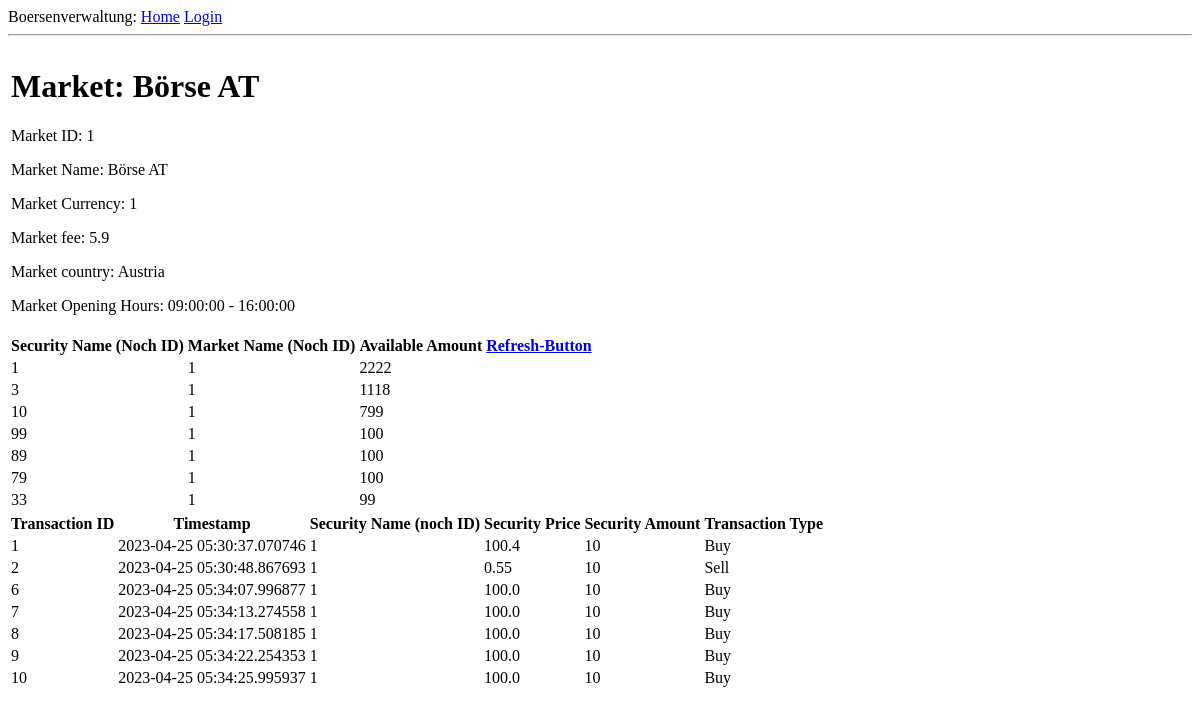
The page /markets/1 on the database as committed earlier.
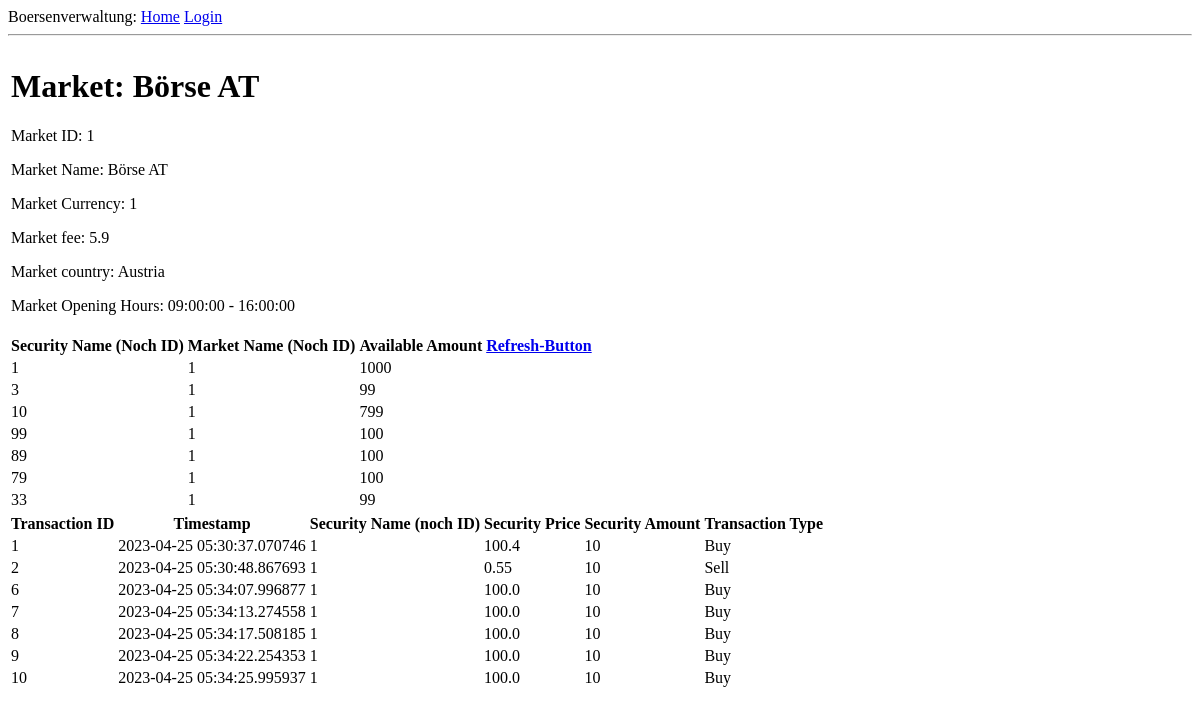
The same page on the database as committed later.
### app/models.py (models this page shows, shortened)
class Offer(db.Model):
    security_id = Column(Integer, nullable=False, primary_key=True)
    market_id = Column(Integer, nullable=False, primary_key=True)
    amount = Column(Integer, nullable=False)

### app/routes.py (the view, shortened to what this page needs)
@app.route('/markets/<market_id>', methods=['GET'])
def market(market_id):
    market = Market.query.filter_by(market_id=market_id).first_or_404()
    transactions = Transactions.query \
        .filter_by(market_id=market_id).all()  # mit .limit(10).all() kann auf 10 beschränkt werden
    offer = Offer.query.filter_by(market_id=market_id).all()
    json_data = []
    if request.headers.get('Accept') == 'application/json':
        return jsonify(json_data)
    return render_template('market.html', market=market, transactions=transactions, offer=offer)

### app/routes.py (called while the page is built)
@app.before_request
def before_request():
    if current_user.is_authenticated:
        current_user.last_seen = datetime.utcnow()
        db.session.commit()

### app/templates/market.html
{% extends "base.html" %}
{% block content %}
    <table>
        <tr>
            <td>
                <h1>Market: {{ market.market_name }}</h1>
                {% if market.market_id %}<p>Market ID: {{ market.market_id }}</p>{% endif %}
                {% if market.market_name %}<p>Market Name: {{ market.market_name}}</p>{% endif %}
                {% if market.market_currency_id %}<p>Market Currency: {{ market.market_currency_id}}</p>{% endif %}
                {% if market.market_fee %}<p>Market fee: {{ market.market_fee}}</p>{% endif %}
                {% if market.market_country %}<p>Market country: {{ market.market_country}}</p>{% endif %}
                {% if market.opens_at %}<p>Market Opening Hours: {{ market.opens_at}} - {{ market.closes_at}}</p>{% endif %}
            </td>
        </tr>
    </table>
    <table>
         <thead>
            <tr>
                <th>Security Name (Noch ID)</th>
                <th>Market Name (Noch ID)</th>
                <th>Available Amount</th>
                <th><a href="{{ url_for('refresh_offer', market_id=market.market_id)}}">Refresh-Button</a></th>
            </tr>
        </thead>
        <tbody>
            {% for offer in offer %}
                <tr>
                    <td>{{ offer.security_id }}</td>
                    <td>{{ offer.market_id }}</td>
                    <td>{{ offer.amount }}</td>
                </tr>
            {% endfor %}
        </tbody>
    </table>
     <table>
         <thead>
            <tr>
                <th>Transaction ID</th>
                <th>Timestamp</th>
                <th>Security Name (noch ID)</th>
                <th>Security Price</th>
                <th>Security Amount</th>
                <th>Transaction Type</th>
            </tr>
        </thead>
        <tbody>
            {% for transaction in transactions %}
                <tr>
                    <td>{{ transaction.transaction_id }}</td>
                    <td>{{ transaction.timestamp }}</td>
                    <td>{{ transaction.security_id }}</td>
                    <td>{{ transaction.security_price }}</td>
                    <td>{{ transaction.security_amount }}</td>
                    <td>{{ transaction.transaction_type}}</td>
                </tr>
            {% endfor %}
        </tbody>
    </table>
{% endblock %}

Rows that differ between the two databases and show on the page:
changed Offer (number 1 of 7 on the later page): amount "2222" → "1000"
changed Offer (number 2 of 7 on the later page): amount "1118" → "99"
